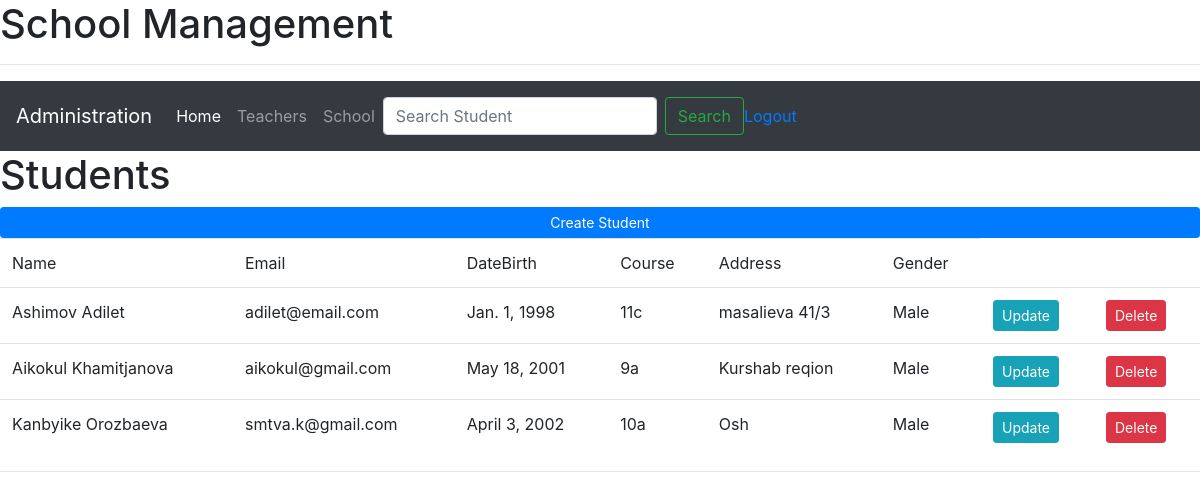
The app's page / (signed in) with its own data.
### school/models.py (models this page shows, shortened)
class Student(models.Model):
    gender = (
        ('Female', 'Female'),
        ('Male', 'Male')
    )
    fullname = models.CharField(max_length=200)
    email = models.EmailField(max_length=100)
    date_birth = models.DateField(max_length=50)
    student_course = models.CharField(max_length=10)
    address = models.CharField(max_length=255)
    gender = models.CharField(max_length=100, choices=gender)
    photo = models.ImageField(blank=True)

### school/views.py (the view)
# urls.py: path('', views.home, name="home"),
@login_required(login_url='login')
def home(request):
    if 'q' in request.GET:
        q = request.GET['q']
        dataq = Q(Q(fullname__icontains=q) | Q(email__icontains=q))
        students = Student.objects.filter(dataq)
    else:
        students = Student.objects.all()
    context = {'students': students}
    return render(request, 'school/home.html', context)

### school/templates/school/home.html
{% extends 'school/base.html' %}
{% block content %}
<h1>Students</h1>
<a class="btn btn-primary btn-sm btn-block" href="{% url 'create' %}">Create Student</a>
<table class="table">
    <td>Name</td>
    <td>Email</td>
    <td>DateBirth</td>
    <td>Course</td>
    <td>Address</td>
    <td>Gender</td>
    {% for student in students %}
        <tr>
            <td>{{student.fullname}}</td>
            <td>{{student.email}}</td>
            <td>{{student.date_birth}}</td>
            <td>{{student.student_course}}</td>
            <td>{{student.address}}</td>
            <td>{{student.gender}}</td>
            <td><a class="btn btn-sm btn-info" href="{% url 'update' student.id %}">Update</a> </td>
             <td><a class="btn btn-sm btn-danger" href="{% url 'delete' student.id %}">Delete</a> </td>
        </tr>
    {% endfor %}
</table>
{% endblock %}

### records on screen
Student: fullname "Ashimov Adilet", email "adilet@email.com", date_birth "Jan. 1, 1998", student_course "11c", address "masalieva 41/3", gender "Male"
Student: fullname "Aikokul Khamitjanova", email "aikokul@gmail.com", date_birth "May 18, 2001", student_course "9a", address "Kurshab reqion", gender "Male"
Student: fullname "Kanbyike Orozbaeva", email "smtva.k@gmail.com", date_birth "April 3, 2002", student_course "10a", address "Osh", gender "Male"
